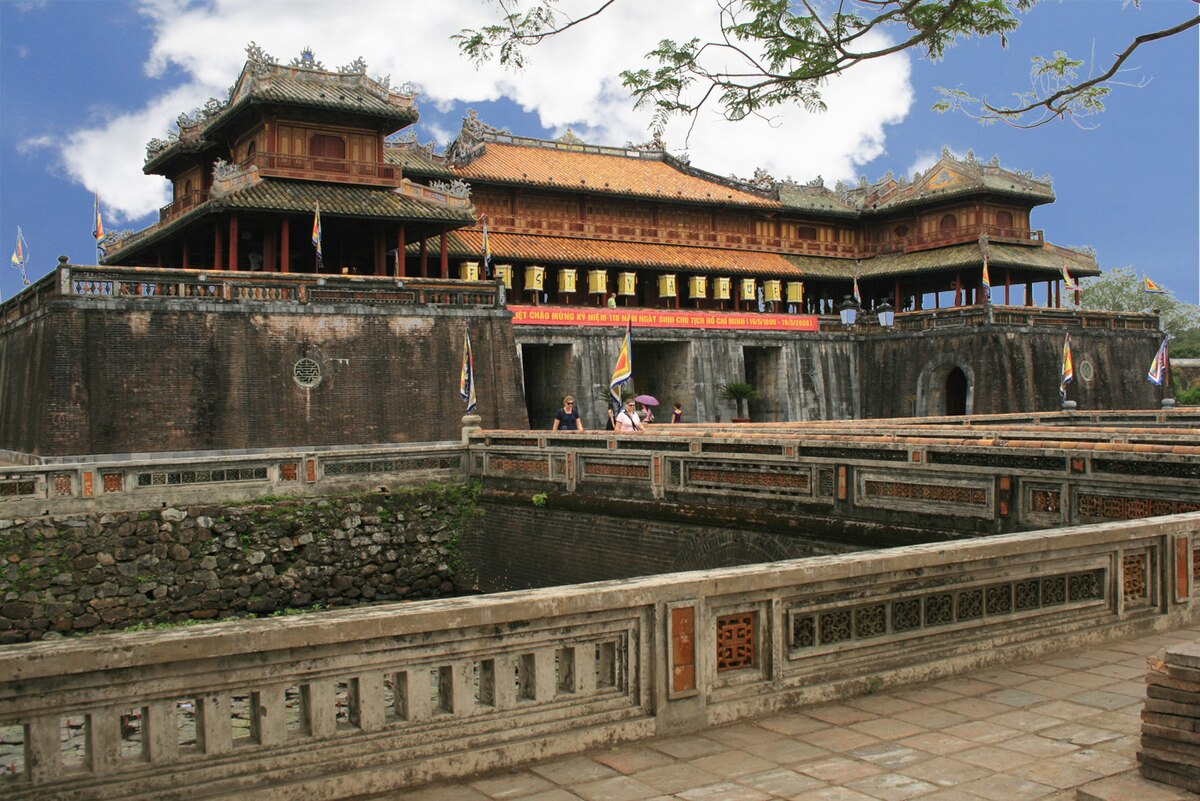
#> input picture Bai Kiem Tra Cuoi Ky/my_image.jpg, 1200 x 801 px
$ jupyter execute VuHoangMinhKhoa_217480210319.ipynb   (older library calls are emulated)
#> lines starting #> are read from the running program, lines starting #| are printed output that depends on the picture
# Họ và Tên Vu Hoang Minh Khoa
# MSSV: 2174802010319

### Câu 1 (2 điểm): Cho một ảnh bất kỳ (tên ảnh do sinh viên tự đặt, ví dụ: `my_image.jpg`) và thực hiện các yêu cầu sau:

* Viết chương trình sử dụng median filter để làm mịn ảnh. (0.5 điểm)
* Viết chương trình sử dụng Sobel filter để xác định biên của hình ảnh. (0.5 điểm)
* Đổi màu ảnh bằng cách hoán đổi thứ tự các kênh màu (ví dụ: BGR → GRB hoặc GBR...) và lưu thành tên dạng `[ten_anh]_swapped.jpg`. (0.5 điểm)
* Chuyển ảnh sang không gian màu LAB và tách riêng 3 kênh L, A, B, lưu thành ảnh grayscale tương ứng (`[ten_anh]_L.jpg`, `[ten_anh]_A.jpg`, `[ten_anh]_B.jpg`). (0.5 điểm)

[cell 1]
import cv2
import numpy as np
import matplotlib.pyplot as plt
import os

# Tên ảnh gốc
img_name = 'my_image.jpg'
basename = os.path.splitext(img_name)[0]

# Đọc ảnh
img = cv2.imread(img_name)
#> img is the input picture: shape (801, 1200, 3); mean B, G, R 97.2, 107, 113.3

if img is None:
    print("Không thể đọc ảnh xem lại file.")
    exit()

# Hàm hiển thị ảnh
def show_image(img, title="Ảnh", is_gray=False):
    if is_gray:
        plt.imshow(img, cmap='gray')
    else:
        plt.imshow(cv2.cvtColor(img, cv2.COLOR_BGR2RGB))
    plt.title(title)
    plt.axis('off')
    plt.show()

# 1. Làm mịn ảnh bằng Median Filter
median_filtered = cv2.medianBlur(img, 5)
cv2.imwrite(f"{basename}_median.jpg", median_filtered)
show_image(median_filtered, "Ảnh sau khi lọc median")

# 2. Phát hiện biên ảnh bằng Sobel filter
gray = cv2.cvtColor(img, cv2.COLOR_BGR2GRAY)
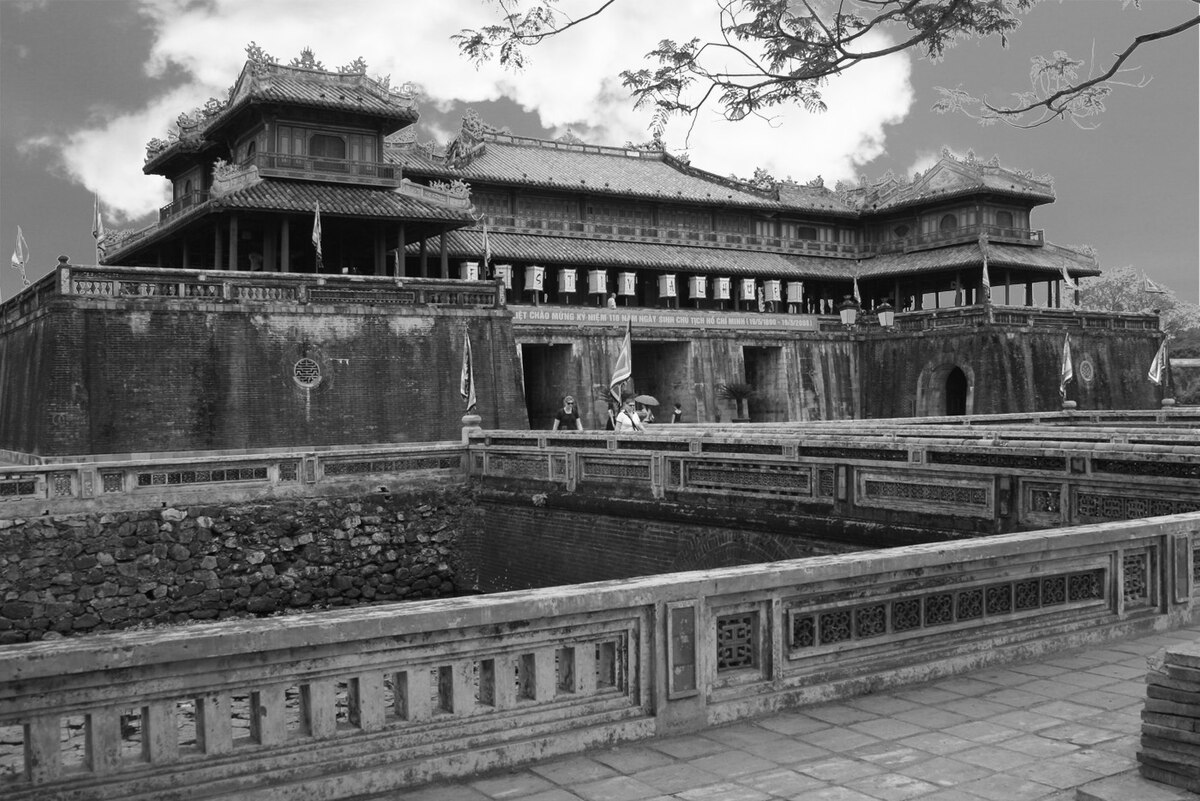
#> gray: shape (801, 1200); min 0, max 255, mean 107.8
sobelx = cv2.Sobel(gray, cv2.CV_64F, 1, 0, ksize=3)
sobely = cv2.Sobel(gray, cv2.CV_64F, 0, 1, ksize=3)
sobel = cv2.magnitude(sobelx, sobely)
sobel = np.uint8(np.clip(sobel, 0, 255))
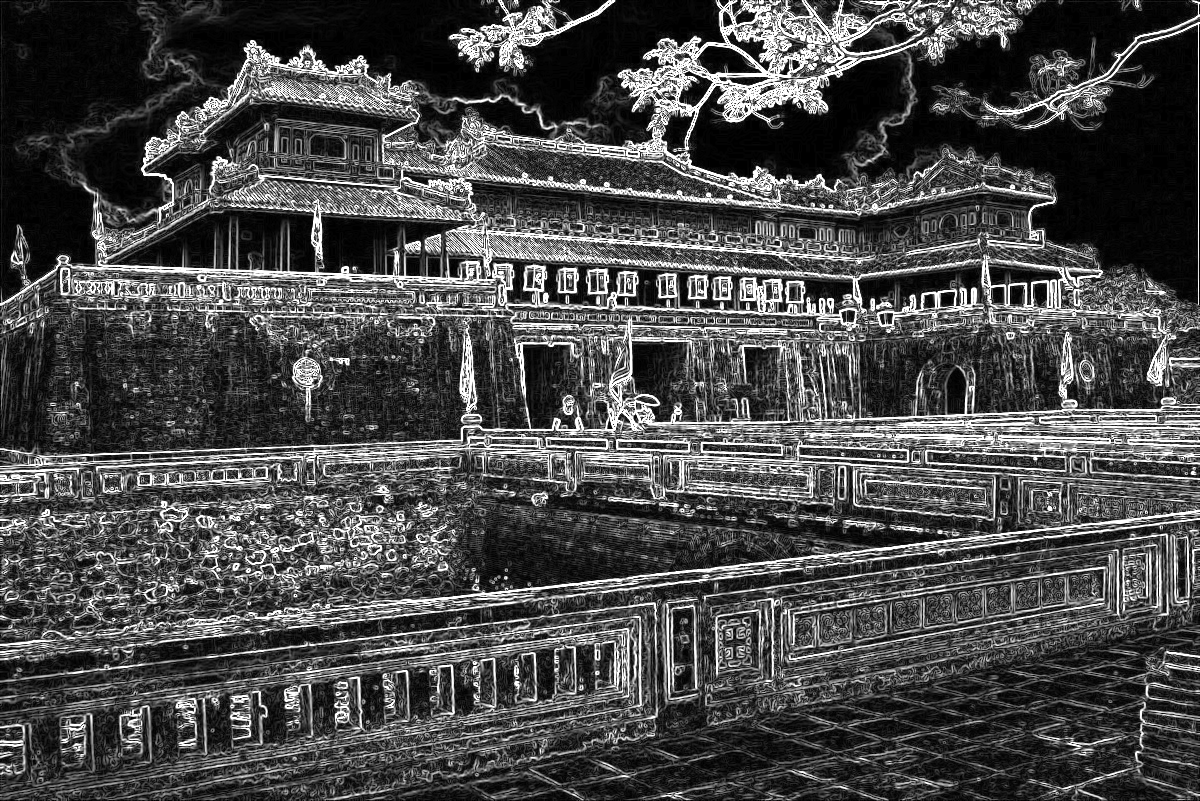
#> sobel: shape (801, 1200); min 0, max 255, mean 74.2
cv2.imwrite(f"{basename}_sobel.jpg", sobel)
show_image(sobel, "Biên ảnh với Sobel", is_gray=True)

# 3. Hoán đổi kênh màu (BGR → GRB)
swapped = img[:, :, [1, 2, 0]]  # GRB
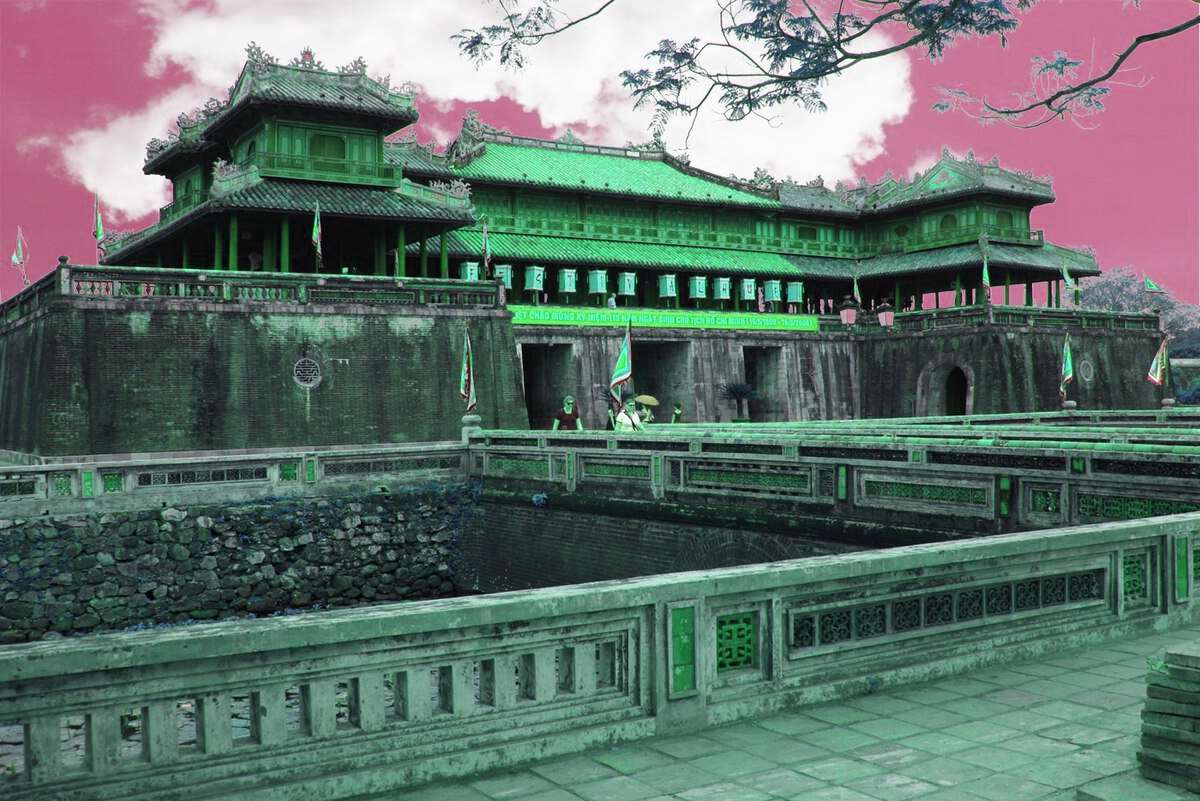
#> swapped: shape (801, 1200, 3); mean B, G, R 107, 113.3, 97.2
cv2.imwrite(f"{basename}_swapped.jpg", swapped)
show_image(swapped, "Ảnh sau khi hoán đổi kênh màu GRB")

# 4. Chuyển sang LAB và tách
lab = cv2.cvtColor(img, cv2.COLOR_BGR2LAB)
#> lab: shape (801, 1200, 3); mean of channels 0, 1, 2 113.9, 129.6, 135
L, A, B = cv2.split(lab)
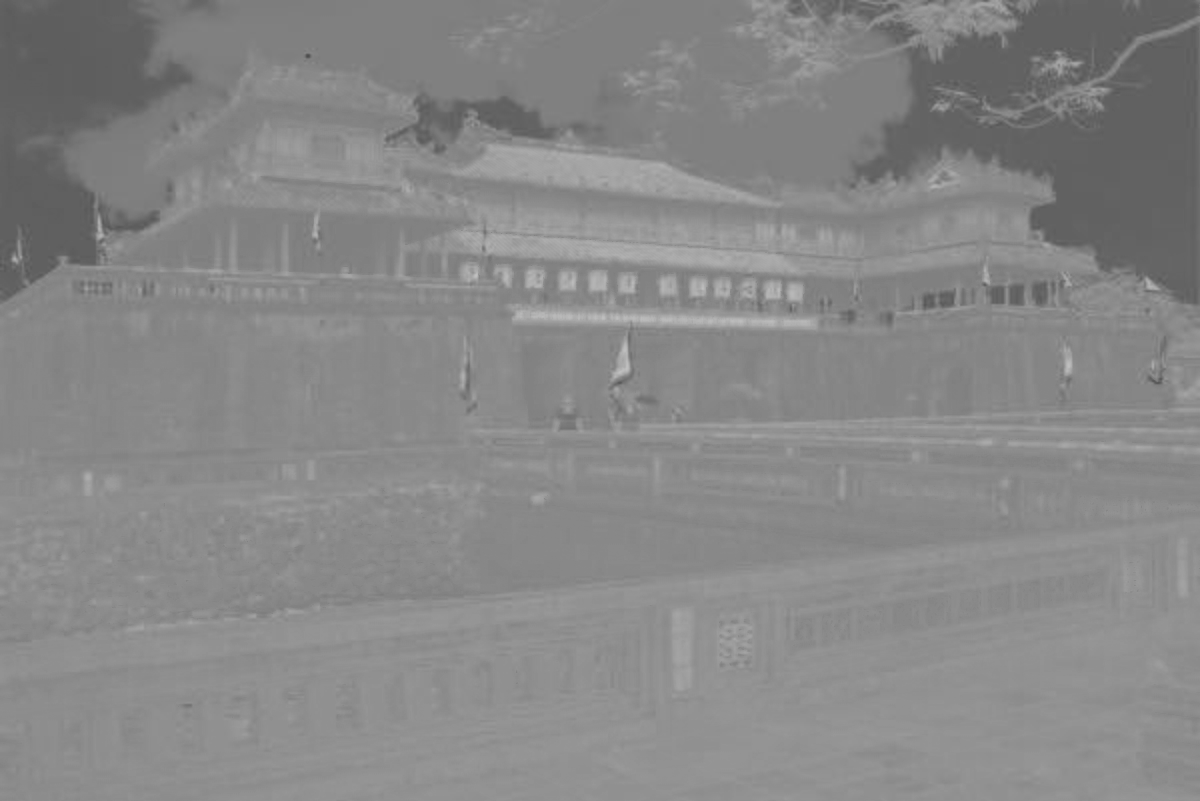
#> B: shape (801, 1200); min 77, max 192, mean 135

cv2.imwrite(f"{basename}_L.jpg", L)
cv2.imwrite(f"{basename}_A.jpg", A)
cv2.imwrite(f"{basename}_B.jpg", B)

# Hiển thị từng kênh LAB
show_image(L, "Kênh L (Lightness)", is_gray=True)
show_image(A, "Kênh A", is_gray=True)
show_image(B, "Kênh B", is_gray=True)
